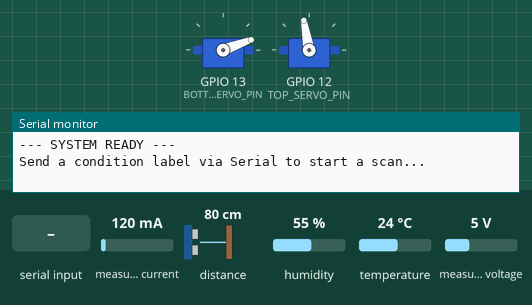
Recording of a program running on a simulated ESP32. Shown: 2 × servo, the last lines printed to the serial monitor. The test bench sets the inputs (shaded band); at power-on: measured current 120 mA, distance to the obstacle 80 cm, humidity 55 %, temperature 24 °C, measured voltage 5 V.

Above: at 5.2 s.
5.3 s: "1\n" received over Serial
At 15.47 s:
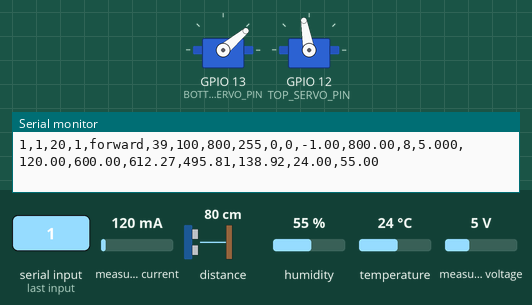
Timing chart, 0 to 17.2 s (numbered marks = the images above; inputs shaded):
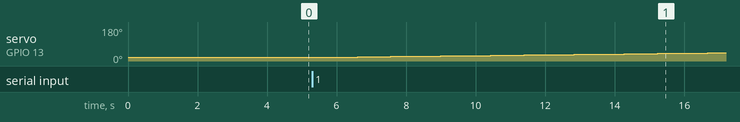

Measured:
- after the input at 5.3 s, servo on GPIO 13 (BOTTOM_SERVO_PIN): moves from 20° to 44° over 11.0 s, starting after 0.82 s

The program:

main.cpp
```cpp
#include <ESP32Servo.h>
#include <Wire.h>
#include "Adafruit_VL53L1X.h"
#include <DHT.h>
#include <Adafruit_INA219.h>

// PASTE YOUR REAL TRANSPILED MODEL HERE:
// #include "model_inference.h"
// This must be the actual file from your ml_pipeline/03_export_to_c.py output.

// ===================== SERVOS =====================
Servo bottomServo, topServo;
const byte BOTTOM_SERVO_PIN = 13;
const byte TOP_SERVO_PIN    = 12;
const int BOTTOM_MIN = 20, BOTTOM_MAX = 160, BOTTOM_STEP = 1;   // Reduced from 0-180 to avoid servo stalling at physical limits
const int TOP_MIN = 100, TOP_MAX = 100, TOP_STEP = 5;           // paper's tilt range: 95-170

// --- SPEED / STABILITY OPTIMIZATIONS ---
// Increased SETTLE_DELAY to 1000 to wait 1 second after servo movement for complete physical stability
const int SETTLE_DELAY = 400;

// Decreased SUBSTEP_DELAY_MS from 8 to 2 to make smooth movements faster
const int SUBSTEP_DEGREES = 1, SUBSTEP_DELAY_MS = 2;
int currentPan = BOTTOM_MIN, currentTilt = TOP_MAX;

// ===================== SESSION / LOGGING =====================
// Decreased from 5 to 1. Reading the sensor 5 times per point takes 5x longer.
const int REPEATS_PER_POINT = 1;
long pointIndex = 0;
long sessionId = 0;
String conditionLabel = "unlabeled";

// ===================== I2C =====================
const int SDA_PIN = 21, SCL_PIN = 22;

// ===================== SENSORS =====================
Adafruit_VL53L1X distanceSensor;
Adafruit_INA219 ina219;
bool ina219Ok = false;

// Decreased from 50ms to 33ms to allow faster sampling rates (VL53L1X supports down to 20ms)
const unsigned long TIMING_BUDGET_MS = 33;
const unsigned long DATA_READY_TIMEOUT_MS = 100; // budget + margin

#define DHTPIN 4
#define DHTTYPE DHT11
DHT dht(DHTPIN, DHTTYPE);
float envTempC = -1, envHumidity = -1;

void refreshEnvironment() {
  float h = dht.readHumidity(), t = dht.readTemperature();
  if (!isnan(h) && !isnan(t)) { envHumidity=h; envTempC=t; }
}

void promptForConditionLabel() {
  Serial.println("Enter a condition label for this scan session (15s timeout):");
  unsigned long start = millis();
  while (millis() - start < 15000) {
    if (Serial.available()) {
      conditionLabel = Serial.readStringUntil('\n');
      conditionLabel.trim();
      if (conditionLabel.length() == 0) conditionLabel = "unlabeled";
      break;
    }
  }
  Serial.print("Using condition label: "); Serial.println(conditionLabel);
}

void smoothMoveTo(Servo &servo, int from, int to) {
  if (to > from) for (int a=from; a<=to; a+=SUBSTEP_DEGREES) { servo.write(a); delay(SUBSTEP_DELAY_MS); }
  else for (int a=from; a>=to; a-=SUBSTEP_DEGREES) { servo.write(a); delay(SUBSTEP_DELAY_MS); }
  servo.write(to);
}

void setup() {
  Serial.begin(115200);
  delay(1000);

  dht.begin();
  delay(2000);
  for (int attempt=0; attempt<5; attempt++) {
    envHumidity = dht.readHumidity();
    envTempC = dht.readTemperature();
    if (!isnan(envHumidity) && !isnan(envTempC)) break;
    delay(1000);
  }

  Wire.begin(SDA_PIN, SCL_PIN);
  Wire.setClock(400000); // Increased I2C clock to 400kHz (Fast Mode) for faster sensor reads
  Wire.setTimeOut(50);

  if (!distanceSensor.begin(0x29, &Wire)) {
    Serial.print("VL53L1X FAILED. Error = ");
    Serial.println(distanceSensor.vl_status);
    while (1);
  }
  distanceSensor.startRanging();
  distanceSensor.setTimingBudget(TIMING_BUDGET_MS);

  ina219Ok = ina219.begin(&Wire);
  if (!ina219Ok) {
    Serial.println("INA219 FAILED! Continuing without power logging.");
  }

  // Default ESP32Servo limits are 544 to 2400.
  // Lowering minimum to 500 pushes the servo further back to reach true 0 degrees.
  bottomServo.attach(BOTTOM_SERVO_PIN, 500, 2400);
  topServo.attach(TOP_SERVO_PIN, 500, 2400);
  smoothMoveTo(bottomServo, currentPan, BOTTOM_MIN);
  smoothMoveTo(topServo, currentTilt, TOP_MAX);
  currentPan = BOTTOM_MIN; currentTilt = TOP_MAX;
  delay(1000);

  Serial.println("\n--- SYSTEM READY ---");
  Serial.println("Send a condition label via Serial to start a scan...");
}

void scanPoint(int panDeg, const char* direction) {
  smoothMoveTo(bottomServo, currentPan, panDeg);
  currentPan = panDeg;

  // Wait for the servo's physical wobbling to stop completely
  delay(400);

  if (distanceSensor.dataReady()) {
    distanceSensor.distance(); // Read and discard
    distanceSensor.clearInterrupt();
  }

  for (int rep=1; rep<=REPEATS_PER_POINT; rep++) {
    int tof_mm = -1;
    uint8_t rangeStatus = 255;
    uint16_t signalRate = 0, ambientRate = 0;
    float sigma_mm = -1;

    unsigned long waitStart = millis();
    bool ready = false;
    while (millis() - waitStart < DATA_READY_TIMEOUT_MS) {
      if (distanceSensor.dataReady()) { ready = true; break; }
      delay(2);
    }

    if (ready) {
      tof_mm = distanceSensor.distance();
      distanceSensor.VL53L1X_GetRangeStatus(&rangeStatus);
      distanceSensor.VL53L1X_GetSignalRate(&signalRate);
      distanceSensor.VL53L1X_GetAmbientRate(&ambientRate);
      distanceSensor.clearInterrupt();
    }

    float corrected_mm = tof_mm;
    unsigned long t0 = micros();
    if (tof_mm > 0) {
      // ==================================================================
      // PLUG IN YOUR REAL MODEL HERE.
      // ==================================================================
    }
    unsigned long inference_us = micros() - t0;

    float busVoltage = ina219Ok ? ina219.getBusVoltage_V() : -1;
    float current_mA = ina219Ok ? ina219.getCurrent_mA()   : -1;
    float power_mW   = ina219Ok ? ina219.getPower_mW()     : -1;

    float x=-1, y=-1, z=-1;
    if (corrected_mm > 0) {
      float panRad = radians(panDeg);
      float tiltRad = radians(currentTilt - 90);
      x = corrected_mm*cos(tiltRad)*cos(panRad);
      y = corrected_mm*cos(tiltRad)*sin(panRad);
      z = corrected_mm*sin(tiltRad);
    }

    pointIndex++;
    Serial.print(sessionId);        Serial.print(",");
    Serial.print(conditionLabel);   Serial.print(",");
    Serial.print(pointIndex);       Serial.print(",");
    Serial.print(rep);              Serial.print(",");
    Serial.print(direction);        Serial.print(",");
    Serial.print(panDeg);           Serial.print(",");
    Serial.print(currentTilt);      Serial.print(",");
    Serial.print(tof_mm);           Serial.print(",");
    Serial.print(rangeStatus);      Serial.print(",");
    Serial.print(signalRate);       Serial.print(",");
    Serial.print(ambientRate);      Serial.print(",");
    Serial.print(sigma_mm);         Serial.print(",");
    Serial.print(corrected_mm,2);   Serial.print(",");
    Serial.print(inference_us);     Serial.print(",");
    Serial.print(busVoltage,3);     Serial.print(",");
    Serial.print(current_mA,2);     Serial.print(",");
    Serial.print(power_mW,2);       Serial.print(",");
    Serial.print(x,2);              Serial.print(",");
    Serial.print(y,2);              Serial.print(",");
    Serial.print(z,2);              Serial.print(",");
    Serial.print(envTempC,2);       Serial.print(",");
    Serial.println(envHumidity,2);
  }
}

void runScan() {
  sessionId++;
  pointIndex = 0; // Reset point index for the new scan

  Serial.println("SCAN_START");
  Serial.println(
    "session_id,condition_label,point_index,repeat_index,scan_direction,"
    "pan_deg,tilt_deg,tof_mm,range_status,signal_rate_kcps,ambient_rate_kcps,sigma_mm,"
    "corrected_mm,inference_us,"
    "ina_bus_V,ina_current_mA,ina_power_mW,"
    "x,y,z,env_temp_C,humidity_pct"
  );

  bool forward = true;
  for (int tilt = TOP_MAX; tilt >= TOP_MIN; tilt -= TOP_STEP) {
    smoothMoveTo(topServo, currentTilt, tilt);
    currentTilt = tilt;
    delay(300);
    refreshEnvironment();

    const char* direction = forward ? "forward" : "backward";
    if (forward) {
      for (int pan=BOTTOM_MIN; pan<=BOTTOM_MAX; pan+=BOTTOM_STEP) scanPoint(pan, direction);
    } else {
      for (int pan=BOTTOM_MAX; pan>=BOTTOM_MIN; pan-=BOTTOM_STEP) scanPoint(pan, direction);
    }
    forward = !forward;
  }

  // Return servos to home position
  smoothMoveTo(bottomServo, currentPan, BOTTOM_MIN);
  smoothMoveTo(topServo, currentTilt, TOP_MAX);
  currentPan = BOTTOM_MIN; currentTilt = TOP_MAX;

  Serial.println("SCAN_COMPLETE");
  Serial.println("\n--- SYSTEM READY ---");
  Serial.println("Send a condition label via Serial to start another scan...");
}

void loop() {
  // Wait for a serial command to start a new scan
  if (Serial.available()) {
    String input = Serial.readStringUntil('\n');
    input.trim();
    if (input.length() > 0) {
      conditionLabel = input;
      runScan();
    }
  }
}
```
